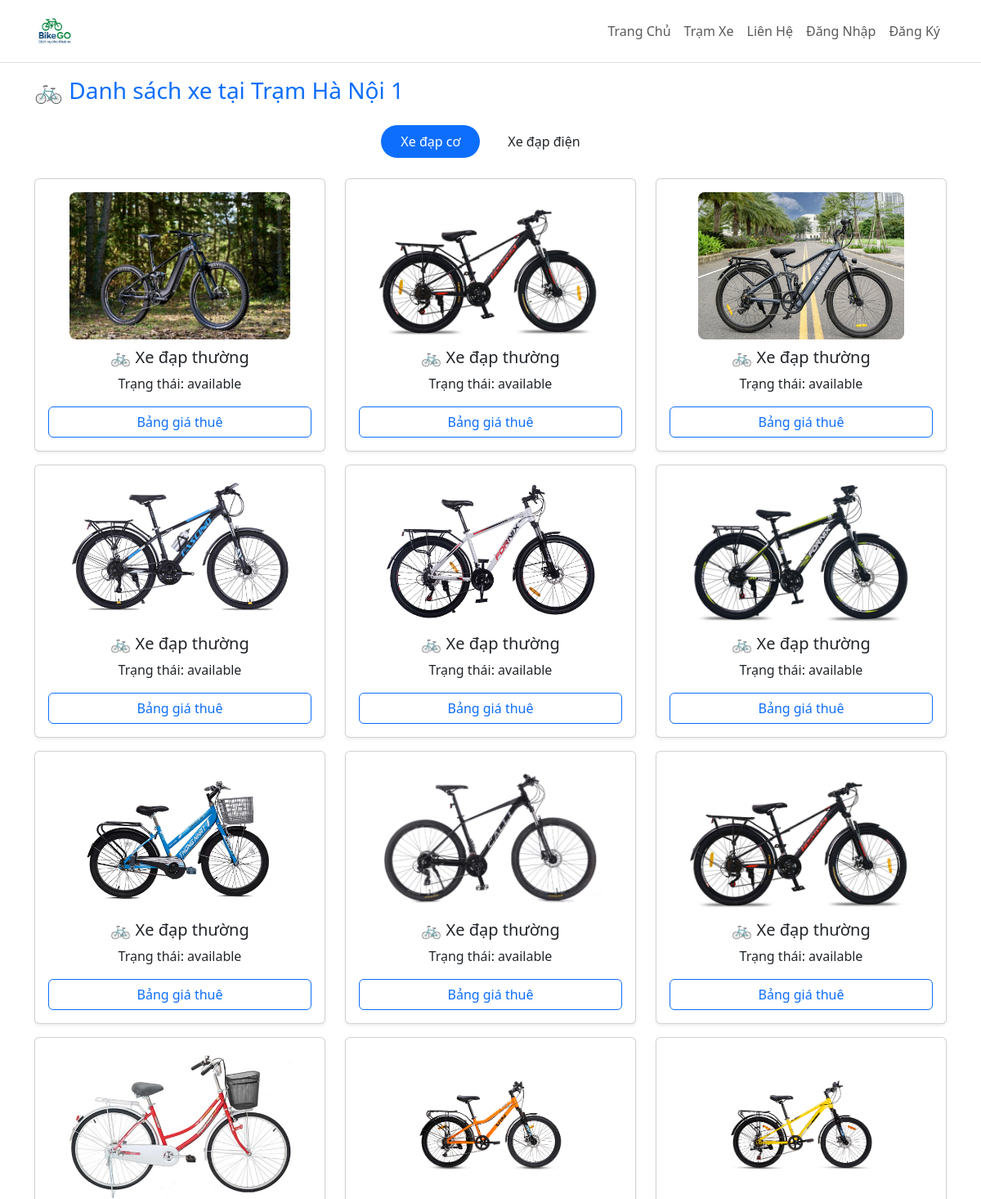
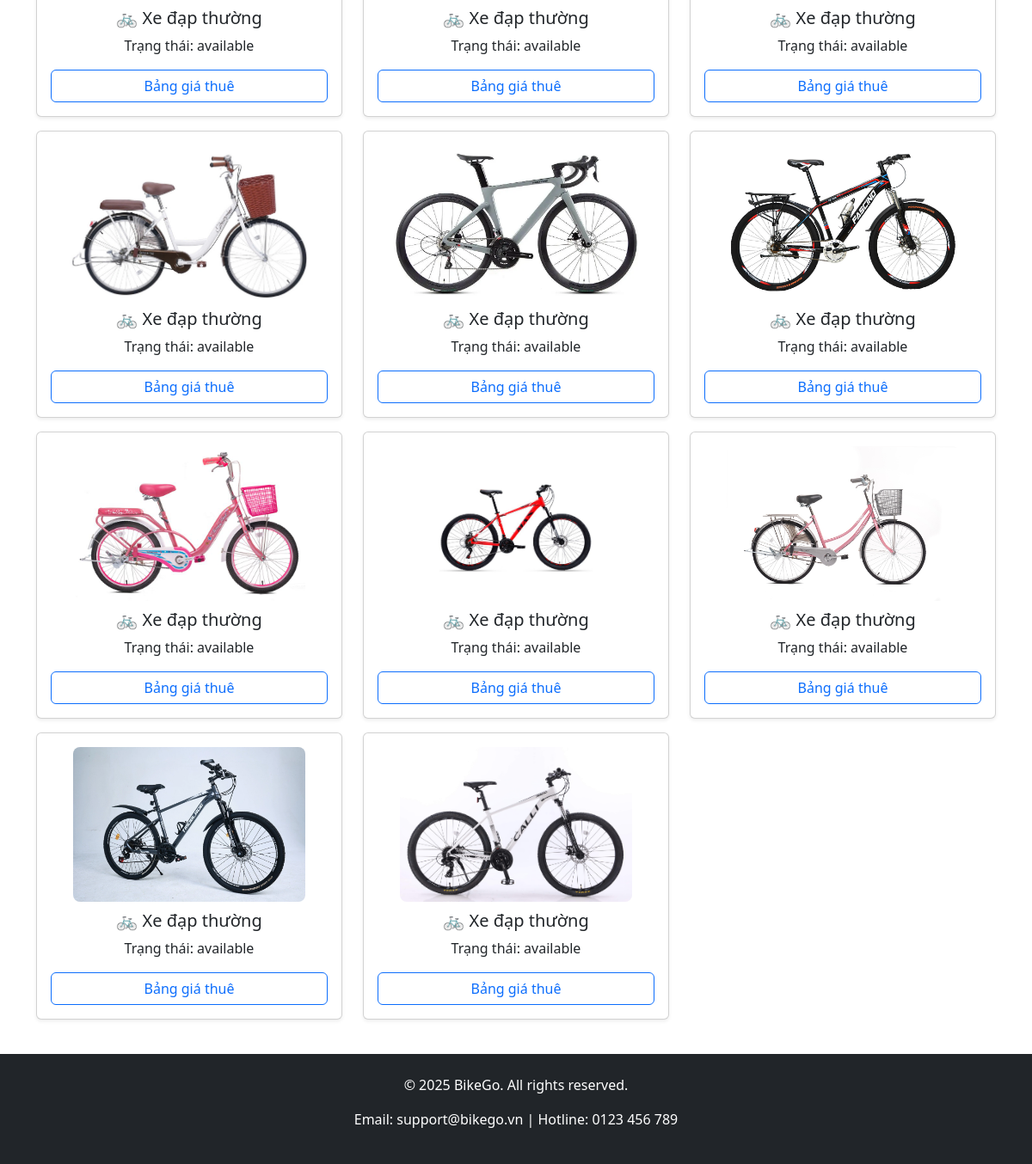
The page /station_detail.php?id=1 on the database its author committed (2 pictures, top to bottom).
### tables this page shows
CREATE TABLE IF NOT EXISTS stations (
    id INT AUTO_INCREMENT PRIMARY KEY,
    name VARCHAR(100) NOT NULL,
    address VARCHAR(255) NOT NULL,
    latitude DECIMAL(9,6) NOT NULL,
    longitude DECIMAL(9,6) NOT NULL,
    bike_count INT NOT NULL DEFAULT 0
);

CREATE TABLE IF NOT EXISTS bike_templates (
    id INT AUTO_INCREMENT PRIMARY KEY,
    bike_type ENUM('bike', 'ebike') NOT NULL,
    image VARCHAR(255),
    status ENUM('available', 'rented', 'maintenance') DEFAULT 'available'
);

### station_detail.php (the view, shortened to what this page needs)
<?php
require_once 'includes/header.php';
require_once 'includes/db_connect.php';
$station_id = isset($_GET['id']) ? intval($_GET['id']) : 0;
$stmt = $pdo->prepare("SELECT * FROM stations WHERE id = ?");
$stmt->execute([$station_id]);
$station = $stmt->fetch();
$bike_stmt = $pdo->query("SELECT * FROM bike_templates");
$all_bikes = $bike_stmt->fetchAll(PDO::FETCH_ASSOC);
$bike = array_filter($all_bikes, fn($b) => $b['bike_type'] === 'bike');
?>
<!DOCTYPE html>
<html lang="vi">
<head>
    <link href="https://cdn.jsdelivr.net/npm/bootstrap@5.3.2/dist/css/bootstrap.min.css" rel="stylesheet">
</head>
<body>
    <div class="container py-4">
        <h3 class="mb-4 text-primary">🚲 Danh sách xe tại <?= htmlspecialchars($station['name']) ?></h3>
        <div class="d-flex justify-content-center gap-2 mb-4">
            <button class="btn btn-toggle active" onclick="showTab('bike')">Xe đạp cơ</button>
            <button class="btn btn-toggle" onclick="showTab('ebike')">Xe đạp điện</button>
        </div>
        <div id="bike" class="bike-list active">
            <?php if (count($bike) > 0): ?>
                <div class="row">
                    <?php foreach ($bike as $b): ?>
                        <div class="col-md-4 mb-3">
                            <div class="card shadow-sm">
                                <div class="card-body text-center">
                                    <?php if (!empty($b['image'])): ?>
                                        <img src="assets/images/bikes/<?= htmlspecialchars($b['image']) ?>" class="img-fluid bike-img" alt="Xe <?= $b['id'] ?>">
                                    <?php endif; ?>
                                    <h5 class="card-title">🚲 Xe đạp thường</h5>
                                    <p>Trạng thái: <?= $b['status'] ?></p>
                                    <button class="btn btn-outline-primary w-100" onclick="showPricingModal()">Bảng giá thuê</button>
                                </div>
                            </div>
                        </div>
                    <?php endforeach; ?>
                </div>
            <?php else: ?>
                <p class="text-muted">Không có xe đạp cơ tại trạm này.</p>
            <?php endif; ?>
        </div>
    </div>
    <?php require_once 'includes/footer.php'; ?>
</body>
</html>

### includes/header.php (shortened to what this page needs)
<!DOCTYPE html>
<html lang="vi">
<head>
    <link rel="stylesheet" href="../assets/css/custom.css">
    <link href="https://cdn.jsdelivr.net/npm/bootstrap@5.3.2/dist/css/bootstrap.min.css" rel="stylesheet">
    <link href="https://cdnjs.cloudflare.com/ajax/libs/animate.css/4.1.1/animate.min.css" rel="stylesheet">
    <link rel="stylesheet" href="assets/css/custom.css">
</head>
<body>
    <nav class="navbar navbar-expand-lg navbar-light bg-white border-bottom fixed-top">
        <div class="container">
            <a class="navbar-brand" href="index.php">
                <img src="assets/images/logo.png" alt="BikeGo" style="height: 50px; object-fit: contain;">
            </a>
            <div class="collapse navbar-collapse" id="navbarNav">
                <ul class="navbar-nav ms-auto">
                    <li class="nav-item"><a class="nav-link" href="index.php">Trang Chủ</a></li>
                    <li class="nav-item"><a class="nav-link" href="stations.php">Trạm Xe</a></li>
                    <li class="nav-item"><a class="nav-link" href="contact.php">Liên Hệ</a></li>
                    <?php if (isset($_SESSION['user_id'])): ?>
                        <li class="nav-item"><a class="nav-link" href="profile.php">Hồ Sơ</a></li>
                        <li class="nav-item"><a class="nav-link" href="logout.php">Đăng Xuất</a></li>
                    <?php else: ?>
                        <li class="nav-item"><a class="nav-link" href="login.php">Đăng Nhập</a></li>
                        <li class="nav-item"><a class="nav-link" href="register.php">Đăng Ký</a></li>
                    <?php endif; ?>
                </ul>
            </div>
        </div>
    </nav>

### includes/footer.php (shortened to what this page needs)
<body class="d-flex flex-column min-vh-100">
    <footer class="bg-dark text-white text-center py-4 mt-auto">
        <div class="container">
            <p>&copy; <?php echo date("Y"); ?> BikeGo. All rights reserved.</p>
            <p>Email: support@bikego.vn | Hotline: 0123 456 789</p>
        </div>
    </footer>
</body>

### assets/css/custom.css (style rules this page uses)
body { padding-top: 70px; }
.navbar-brand img { transition: transform 0.3s; }

### station_detail.php (style rules this page uses)
.btn-toggle { border-radius: 50px; padding: 0.5rem 1.5rem; font-weight: 500; }
.btn-toggle.active { background-color: #0d6efd; color: white; }
.bike-list { display: none; }
.bike-list.active { display: block; }
.bike-img { height: 180px; object-fit: cover; border-radius: 8px; margin-bottom: 10px; }

### rows shown on the page
stations: name "Trạm Hà Nội 1"
bike_templates: image (picture), status "available"
bike_templates: image (picture), status "available"
bike_templates: image (picture), status "available"
bike_templates: image (picture), status "available"
bike_templates: image (picture), status "available"
bike_templates: image (picture), status "available"
bike_templates: image (picture), status "available"
bike_templates: image (picture), status "available"
bike_templates: image (picture), status "available"
bike_templates: image (picture), status "available"
bike_templates: image (picture), status "available"
bike_templates: image (picture), status "available"
bike_templates: image (picture), status "available"
bike_templates: image (picture), status "available"
bike_templates: image (picture), status "available"
bike_templates: image (picture), status "available"
bike_templates: image (picture), status "available"
bike_templates: image (picture), status "available"
bike_templates: image (picture), status "available"
bike_templates: image (picture), status "available"
